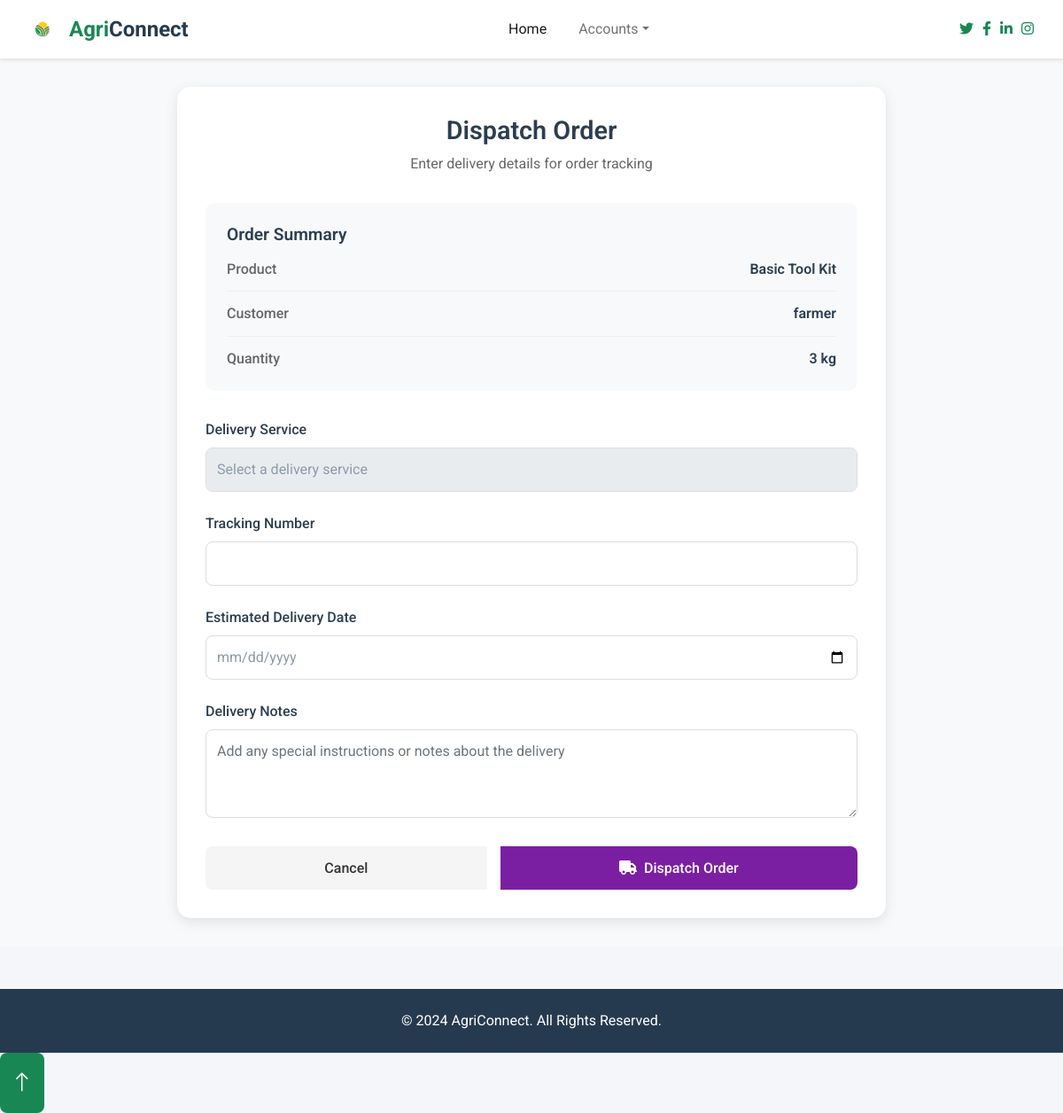
The page /expert/DespachOrder/29 on the database its author committed.
### Expert/models.py (models this page shows)
class FramemerCheckout(models.Model):
    product = models.ForeignKey(FarmerProducts,on_delete=models.CASCADE)
    user = models.ForeignKey(User,on_delete=models.CASCADE)
    date = models.DateField(auto_now_add=True)
    status = models.CharField(max_length=255)
    Payment = models.BooleanField(default=False)
    quantity = models.IntegerField(default=1)
    tracking_number = models.CharField(max_length=50, blank=True, null=True)
    delivery_service = models.CharField(max_length=100, blank=True, null=True)
    estimated_delivery = models.DateField(null=True, blank=True)
    delivery_notes = models.TextField(blank=True, null=True)
    delivery_status = models.CharField(max_length=50, blank=True, null=True)

class FarmerProducts(models.Model):
    options = (
        ("Fertilizer","Fertilizers"),
        ("Seeds","Seeds"),
        ("Accessories","Accessories")
    )
    Product_Name = models.CharField(max_length=255)
    Product_Category = models.CharField(max_length=255,choices=options)
    Product_price = models.IntegerField()
    Product_image = models.FileField(upload_to="farmer_product")
    Product_stock = models.IntegerField()
    user = models.ForeignKey(User,on_delete=models.CASCADE,null=True,blank=True)
    status = models.BooleanField(default=True)

### Expert/views.py (the view, shortened to what this page needs)
# urls.py: path("DespachOrder/<int:pk>",views.DespachOrder,name="DespachOrder"),
def DespachOrder(request, pk):
    order = FramemerCheckout.objects.get(id=pk)
    context = {
        "order": order
    }
    return render(request, 'expert/dispatch_order.html', context)

### templates/expert/dispatch_order.html (shortened to what this page needs)
{% extends "expert/experthome.html" %}
{% block content %}
<div class="dispatch-container">
    <div class="container">
        <div class="dispatch-form">
            <div class="form-header">
                <h1 class="form-title">Dispatch Order</h1>
                <p class="form-subtitle">Enter delivery details for order tracking</p>
            </div>
            <div class="order-summary">
                <h2 class="summary-title">Order Summary</h2>
                <div class="summary-item">
                    <span class="summary-label">Product</span>
                    <span class="summary-value">{{ order.product.Product_Name }}</span>
                </div>
                <div class="summary-item">
                    <span class="summary-label">Customer</span>
                    <span class="summary-value">{{ order.user.username }}</span>
                </div>
                <div class="summary-item">
                    <span class="summary-label">Quantity</span>
                    <span class="summary-value">{{ order.quantity }} kg</span>
                </div>
            </div>
            <form method="post">
                <div class="form-group">
                    <label class="form-label">Delivery Service</label>
                    <select name="delivery_service" class="form-control" required>
                        <option value="">Select a delivery service</option>
                    </select>
                </div>
                <div class="form-group">
                    <label class="form-label">Tracking Number</label>
                    <input type="text" name="tracking_number" class="form-control" required>
                </div>
                <div class="form-group">
                    <label class="form-label">Estimated Delivery Date</label>
                    <input type="date" name="estimated_delivery" class="form-control" required
                           min="{{ order.date|date:'Y-m-d' }}">
                </div>
                <div class="form-group">
                    <label class="form-label">Delivery Notes</label>
                    <textarea name="delivery_notes" class="form-control"
                              placeholder="Add any special instructions or notes about the delivery"></textarea>
                </div>
                <div class="btn-group">
                    <a href="{% url 'FramersOrder' %}" class="btn btn-secondary">Cancel</a>
                    <button type="submit" class="btn btn-primary">
                        <i class="fas fa-truck me-2"></i>Dispatch Order
                    </button>
                </div>
            </form>
        </div>
    </div>
</div>
{% endblock %}

### templates/expert/experthome.html (style rules this page uses)
body { font-family: 'Roboto', sans-serif; background-color: #f4f6f9; }
.form-control, .btn { border-radius: 20px; }

### templates/expert/dispatch_order.html (style rules this page uses)
.dispatch-container { padding: 2rem 0; min-height: calc(100vh - 100px); background-color: #f8f9fa; }
.dispatch-form { background: white; border-radius: 15px; box-shadow: 0 4px 15px rgba(0,0,0,0.1); padding: 2rem; max-width: 800px; margin: 0 auto; }
.form-header { margin-bottom: 2rem; text-align: center; }
.form-title { color: #2c3e50; font-size: 1.8rem; font-weight: 600; margin-bottom: 0.5rem; }
.form-subtitle { color: #666; font-size: 1rem; }
.order-summary { background: #f8f9fa; border-radius: 10px; padding: 1.5rem; margin-bottom: 2rem; }
.summary-title { font-size: 1.2rem; font-weight: 600; color: #2c3e50; margin-bottom: 1rem; }
.summary-item { display: flex; justify-content: space-between; margin-bottom: 0.8rem; padding-bottom: 0.8rem; border-bottom: 1px solid #eee; }
.summary-item:last-child { border-bottom: none; margin-bottom: 0; padding-bottom: 0; }
.summary-label { color: #666; font-weight: 500; }
.summary-value { color: #2c3e50; font-weight: 600; }
.form-group { margin-bottom: 1.5rem; }
.form-label { display: block; color: #2c3e50; font-weight: 500; margin-bottom: 0.5rem; }
.form-control { width: 100%; padding: 0.75rem; border: 1px solid #ddd; border-radius: 8px; transition: all 0.3s ease; }
textarea.form-control { min-height: 100px; resize: vertical; }
.btn-group { display: flex; gap: 1rem; margin-top: 2rem; }
.btn { flex: 1; padding: 0.8rem; border-radius: 8px; border: none; font-weight: 500; cursor: pointer; transition: all 0.3s ease; text-align: center; text-decoration: none; }
.btn-primary { background: #7b1fa2; color: white; }
.btn-secondary { background: #f5f5f5; color: #333; }

### rows shown on the page
FramemerCheckout: product.Product_Name "Basic Tool Kit", user.username "farmer", quantity "3"
